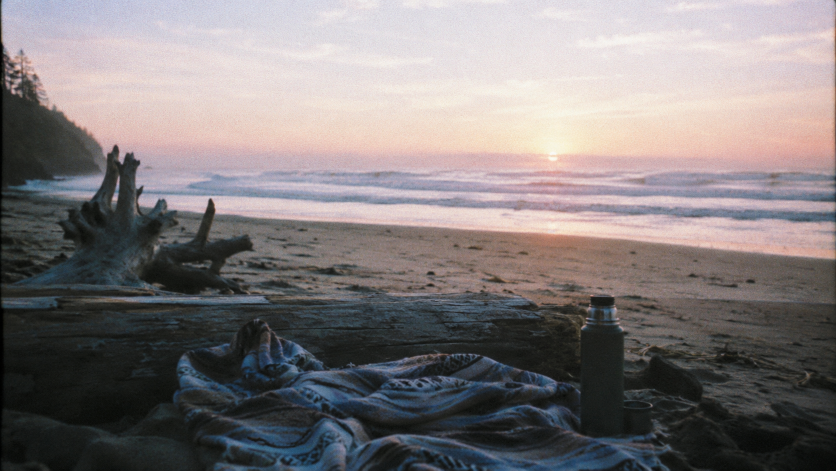
#> input picture wallpapers/beach-sunrise-blanket-thermos.png, 1672 x 941 px (shown at 1/2 size); its folder holds 4 pictures in this run
$ python wallpaper-intel.py
#> lines starting #> are read from the running program, lines starting #| are printed output that depends on the picture
#!/usr/bin/env python3
import colorsys
import json
import math
import os
import random
import sys
import time
import warnings
from pathlib import Path


ROOT = Path(__file__).resolve().parents[1]
STATE = ROOT / "state" / "wallpaper-intel.json"
WALL_DIR = Path.home() / "Pictures" / "wallpapers"
SUFFIXES = {".jpg", ".jpeg", ".png", ".webp", ".bmp"}
warnings.filterwarnings("ignore", category=DeprecationWarning)


def image_metrics(path):
    try:
        from PIL import Image
        img = Image.open(path).convert("RGB")
#> img is the input picture: PIL image 1672x941 RGB; mean R, G, B 129.3, 123.3, 124.1
        img.thumbnail((96, 64))
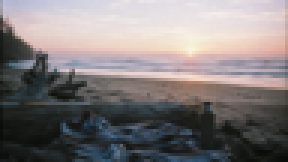
#> img: PIL image 96x54 RGB (shown 3 times larger); mean R, G, B 129.4, 123.3, 124.1
        pixels = list(img.getdata())
#> pixels = 5184 items, first 6: (154, 162, 181), (183, 188, 212), (180, 185, 209), (179, 185, 210), (177, 184, 211), (177, 183, 209)
    except Exception:
        pixels = []

    if not pixels:
        return {
            "hue": 0.0,
            "saturation": 0.0,
            "value": 0.0,
            "mood": "unknown",
            "tags": filename_tags(path),
        }

    hue_x = 0.0
    hue_y = 0.0
    sat_total = 0.0
    val_total = 0.0
    weight_total = 0.0
    for r, g, b in pixels:
        h, s, v = colorsys.rgb_to_hsv(r / 255, g / 255, b / 255)
        weight = max(0.05, s * v)
        hue_x += math.cos(h * math.tau) * weight
        hue_y += math.sin(h * math.tau) * weight
        sat_total += s * weight
        val_total += v * weight
        weight_total += weight
#> this loop made 5184 passes
#> (r, g, b, h, s, v, weight, hue_x) on passes 1 to 3: (154, 162, 181, 0.617, 0.149, 0.71, 0.106, -0.0784), (183, 188, 212, 0.638, 0.137, 0.831, 0.114, -0.152), (180, 185, 209, 0.638, 0.139, 0.82, 0.114, -0.226)
#> after the loop, hue_x = 106.4; hue_y = 8.19; sat_total = 65.45; val_total = 236.9; weight_total = 398.7

    hue = (math.atan2(hue_y, hue_x) / math.tau) % 1.0 if weight_total else 0.0
#> hue = 0.0122
    saturation = sat_total / weight_total if weight_total else 0.0
#> saturation = 0.164
    value = val_total / weight_total if weight_total else 0.0
#> value = 0.594
    tags = filename_tags(path)
    mood = mood_label(hue, saturation, value, tags)
#> mood = 'muted'
    return {
        "hue": round(hue, 4),
        "saturation": round(saturation, 4),
        "value": round(value, 4),
        "mood": mood,
        "tags": tags,
    }


def filename_tags(path):
    words = Path(path).stem.lower().replace("_", "-").split("-")
    stop = {"a", "an", "and", "the", "of", "in", "on", "with", "wide"}
    return [word for word in words if len(word) > 2 and word not in stop][:5]


def mood_label(hue, saturation, value, tags):
    tag_text = " ".join(tags)
    if any(word in tag_text for word in ("rain", "rainy", "storm", "dusk", "night")):
        return "moody"
    if any(word in tag_text for word in ("city", "street", "subway", "station")):
        return "urban"
    if any(word in tag_text for word in ("forest", "mountain", "valley", "desert", "seaside")):
        return "landscape"
    if value < 0.32:
        return "low light"
    if saturation < 0.22:
        return "muted"
    if hue < 0.10 or hue > 0.90:
        return "warm"
    if 0.45 < hue < 0.70:
        return "cool"
    return "balanced"


def hue_distance(a, b):
    diff = abs(a - b)
    return min(diff, 1.0 - diff)


# [6 lines left out: function distance, not called in this run]


def load_state():
    try:
        data = json.loads(STATE.read_text())
        return data if isinstance(data, dict) else {}
    except Exception:
        return {}


def save_state(data):
    STATE.parent.mkdir(parents=True, exist_ok=True)
    STATE.write_text(json.dumps(data, indent=2, sort_keys=True) + "\n")


def wallpapers():
    if not WALL_DIR.exists():
        return []
    return sorted(path for path in WALL_DIR.iterdir() if path.is_file() and path.suffix.lower() in SUFFIXES)


def ensure_catalog(paths):
    data = load_state()
    catalog = data.get("catalog", {}) if isinstance(data.get("catalog"), dict) else {}
    changed = False
    for path in paths:
        key = str(path)
        try:
            stat_key = f"{path.stat().st_mtime_ns}:{path.stat().st_size}"
        except Exception:
            stat_key = ""
        item = catalog.get(key, {})
        if item.get("stat") != stat_key:
            metrics = image_metrics(path)
#> metrics = {'hue': 0.0122, 'saturation': 0.164, 'value': 0.594, 'mood': 'muted', 'tags': ['beach', 'sunrise', 'blanket', 'thermos']}
            catalog[key] = {"stat": stat_key, **metrics}
            changed = True
#> pass 2 of the loop in ensure_catalog, `for path in paths:`:
#> item = 0 items
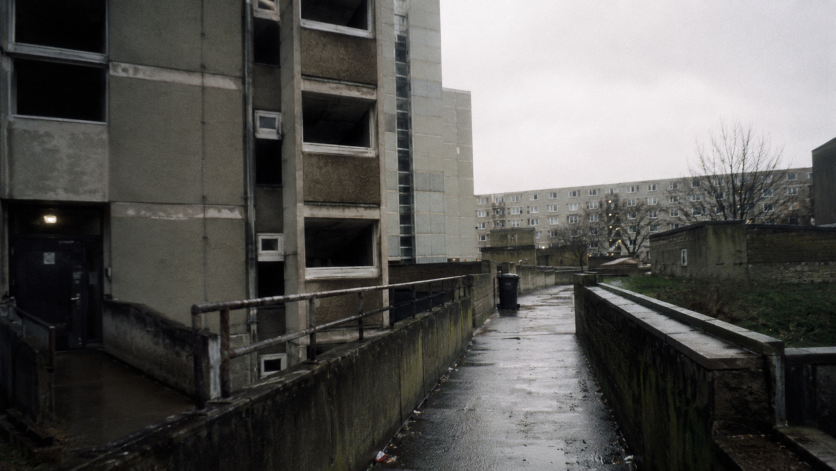
#> input picture wallpapers/brutalist-estate-walkway-rain.png, 1672 x 941 px (shown at 1/2 size)
#> in image_metrics, img is the input picture: PIL image 1672x941 RGB; mean R, G, B 89.3, 88.2, 85.8
#> in image_metrics (call 2), `img.thumbnail((96, 64))`:
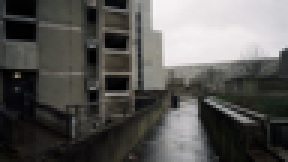
#> img: PIL image 96x54 RGB (shown 3 times larger); mean R, G, B 89.3, 88.2, 85.8
#> pixels = 5184 items, first 6: (47, 50, 53), (41, 44, 47), (5, 5, 5), (3, 3, 3), (3, 3, 3), (3, 3, 3)
#> the loop in image_metrics (call 2), `for r, g, b in pixels:` made 5184 passes
#> (r, g, b) on passes 18 to 20: (62, 64, 60), (63, 65, 59), (66, 68, 62)
#> pass 3 of the loop in ensure_catalog, `for path in paths:`:
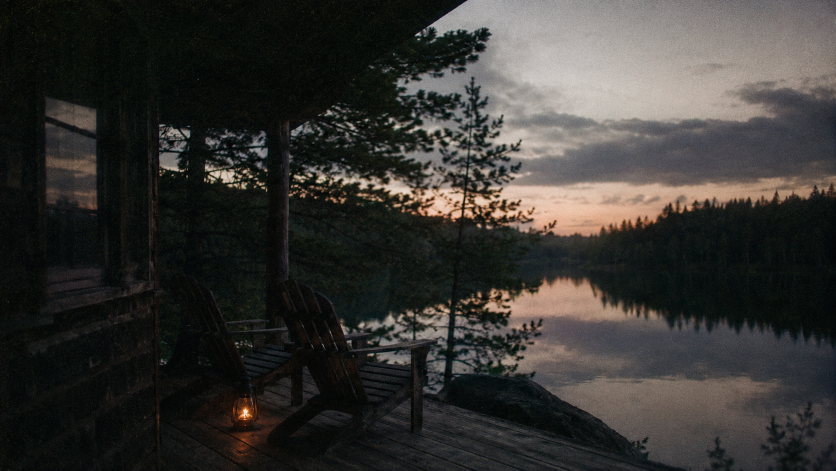
#> input picture wallpapers/cabin-porch-lantern-lake-dusk.png, 1672 x 941 px (shown at 1/2 size)
#> in image_metrics, img is the input picture: PIL image 1672x941 RGB; mean R, G, B 54.7, 53, 50
#> in image_metrics (call 3), `img.thumbnail((96, 64))`:
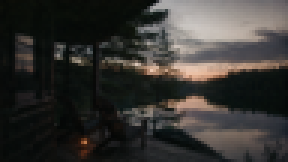
#> img: PIL image 96x54 RGB (shown 3 times larger); mean R, G, B 54.7, 53, 50
#> the loop in image_metrics (call 3), `for r, g, b in pixels:` made 5184 passes
#> (r, g, b) on passes 1 to 3: (9, 11, 8), (7, 9, 6), (10, 12, 7)
#> the loop made 4 passes; the first 3 are shown
    valid = {str(path) for path in paths}
    for key in list(catalog.keys()):
        if key not in valid:
            del catalog[key]
            changed = True
#> this loop made 4 passes
    data["catalog"] = catalog
    if changed:
        save_state(data)
    return data


# [83 lines left out: functions choose, record, reason_for, not called in this run]


def status(current=""):
    paths = wallpapers()
    data = ensure_catalog(paths)
    catalog = data.get("catalog", {})
    current = str(Path(current)) if current else ""
    return {
        "reason": data.get("last_reason", reason_for(current, catalog, data.get("recent", []))) if current else "",
        "current": catalog.get(current, {}),
        "recent": data.get("recent", [])[-5:] if isinstance(data.get("recent"), list) else [],
    }


def main():
    mode = sys.argv[1] if len(sys.argv) > 1 else "status"
    current = sys.argv[2] if len(sys.argv) > 2 else ""
    if mode in {"next", "random"}:
        print(choose(mode, current))
    elif mode == "record":
        print(record(current))
    elif mode == "status":
        print(json.dumps(status(current), separators=(",", ":")))
    elif mode == "catalog":
        ensure_catalog(wallpapers())
    else:
        raise SystemExit("usage: wallpaper-intel.py [next|random|record|status|catalog] [current]")


if __name__ == "__main__":
    main()
